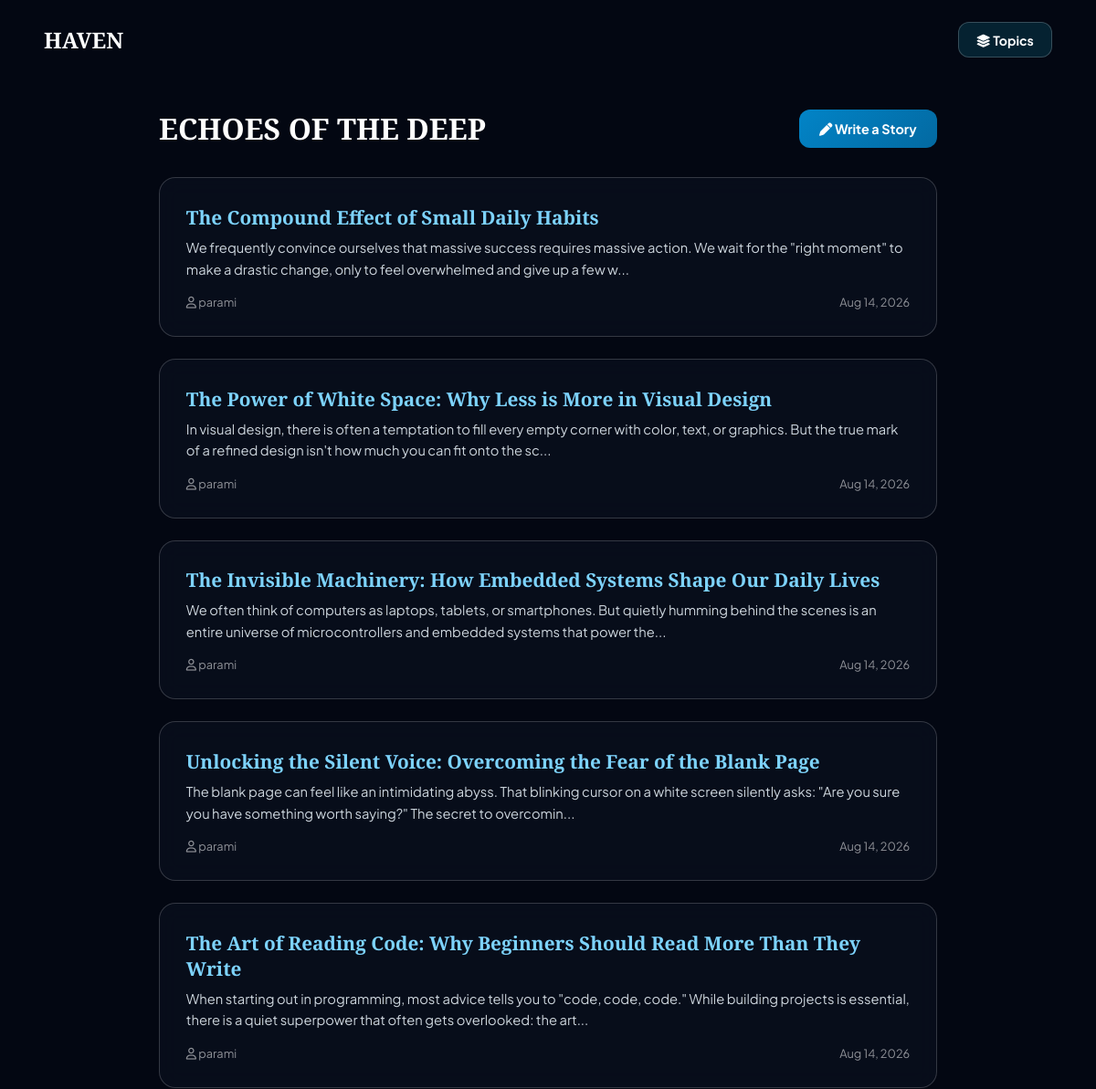
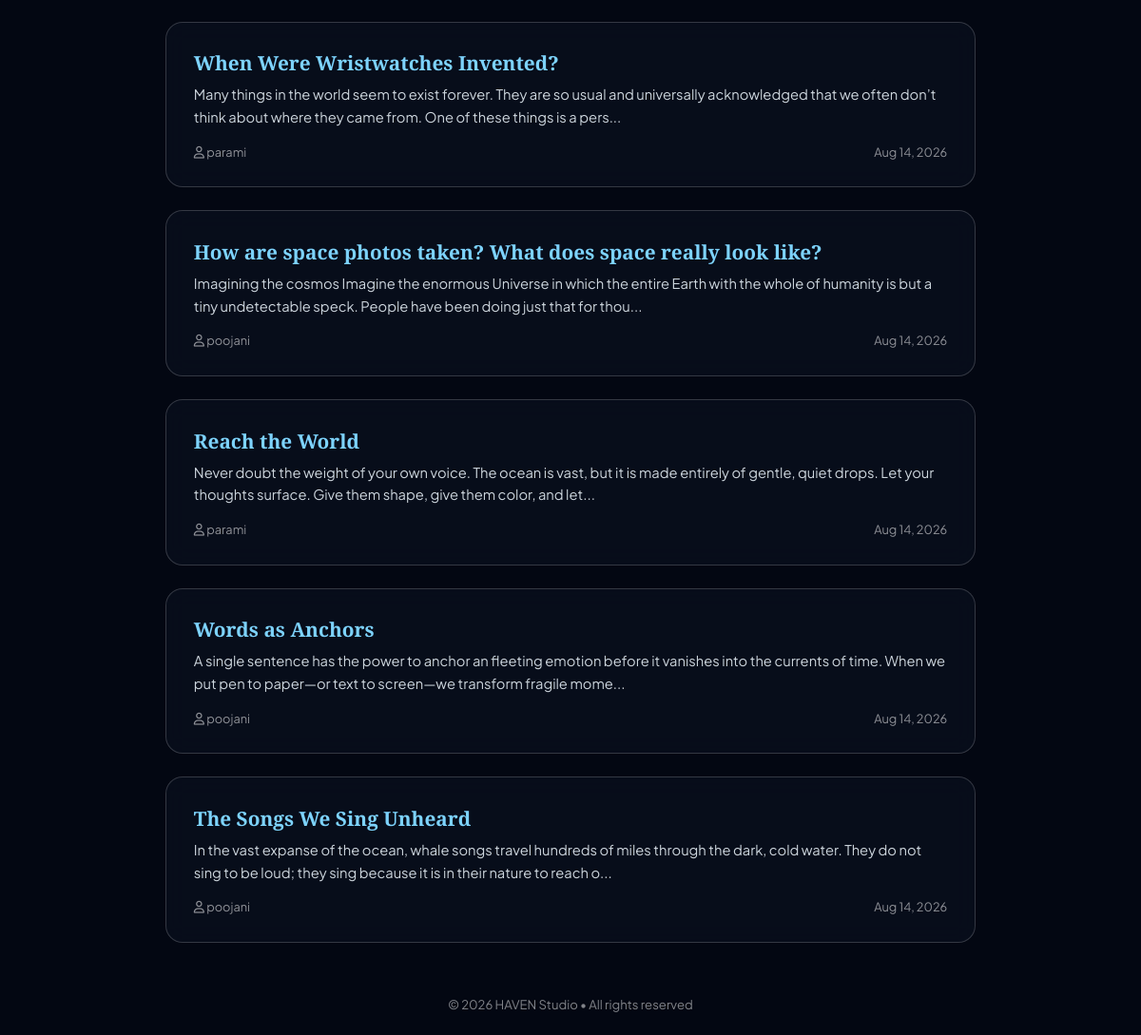
Screenshot of /blog_posts.php with the database file from the repository (2 pictures, top to bottom).
### tables this page shows
CREATE TABLE `blogpost` (
  `id` int(11) NOT NULL,
  `user_id` int(11) NOT NULL,
  `title` varchar(255) NOT NULL,
  `content` text NOT NULL,
  `created_at` timestamp NOT NULL DEFAULT current_timestamp(),
  `updated_at` timestamp NOT NULL DEFAULT current_timestamp() ON UPDATE current_timestamp(),
  `category` varchar(50) DEFAULT 'General'
);

CREATE TABLE `user` (
  `id` int(11) NOT NULL,
  `username` varchar(50) NOT NULL,
  `email` varchar(100) NOT NULL,
  `password` varchar(255) NOT NULL,
  `role` varchar(20) DEFAULT 'user'
);

### blog_posts.php (the view, shortened to what this page needs)
<?php
require_once 'db.php';
$category = $_GET['category'] ?? '';
if (!empty($category)) {
    $stmt = $conn->prepare("SELECT blogPost.*, user.username FROM blogPost JOIN user ON blogPost.user_id = user.id WHERE blogPost.category = ? ORDER BY blogPost.created_at DESC");
    $stmt->bind_param("s", $category);
    $stmt->execute();
    $result = $stmt->get_result();
} else {
    $query = "SELECT blogPost.*, user.username FROM blogPost JOIN user ON blogPost.user_id = user.id ORDER BY blogPost.created_at DESC";
    $result = $conn->query($query);
}
?>
<!DOCTYPE html>
<html lang="en">
<head>
    <link rel="stylesheet" href="https://cdnjs.cloudflare.com/ajax/libs/font-awesome/6.4.0/css/all.min.css">
</head>
<body>
    <header class="header-bar">
        <a href="index.php" class="logo">HAVEN</a>
        <a href="aesthetic.php" class="btn-nav"><i class="fa-solid fa-layer-group"></i> Topics</a>
    </header>
    <main class="main-container">
        <div class="top-action-bar">
            <h1 class="page-title"><?= !empty($category) ? htmlspecialchars($category) : 'ECHOES OF THE DEEP'; ?></h1>
            <a href="create_post.php?category=<?= urlencode($category); ?>" class="btn-create">
                <i class="fa-solid fa-pen"></i> Write a <?= !empty($category) ? htmlspecialchars($category) : ''; ?> Story
            </a>
        </div>
        <div class="blog-list">
            <?php if ($result && $result->num_rows > 0): ?>
                <?php while ($post = $result->fetch_assoc()): ?>
                    <a href="single_post.php?id=<?= $post['id']; ?>" class="blog-card">
                        <h3><?= htmlspecialchars($post['title']); ?></h3>
                        <p><?= htmlspecialchars(substr($post['content'], 0, 180)) . '...'; ?></p>
                        <div class="blog-meta">
                            <span><i class="fa-regular fa-user"></i> <?= htmlspecialchars($post['username']); ?></span>
                            <span><?= date('M j, Y', strtotime($post['created_at'])); ?></span>
                        </div>
                    </a>
                <?php endwhile; ?>
            <?php else: ?>
                <p style="text-align: center; color: rgba(255,255,255,0.6); padding: 3rem 0;">
                    No reflections in this topic yet. Be the first to share one!
                </p>
            <?php endif; ?>
        </div>
    </main>
    <footer>
        <p>&copy; <?= date('Y'); ?> HAVEN Studio • All rights reserved</p>
    </footer>
</body>
</html>

### blog_posts.php (style rules this page uses)
* { box-sizing: border-box; margin: 0; padding: 0; font-family: 'Plus Jakarta Sans', sans-serif; }
body { background: #030712; color: #ffffff; min-height: 100vh; display: flex; flex-direction: column; justify-content: space-between; }
.header-bar { width: 100%; padding: 1.5rem 3rem; display: flex; justify-content: space-between; align-items: center; }
.header-bar .logo { font-size: 1.5rem; font-weight: 800; color: #ffffff; text-decoration: none; font-family: 'Cinzel', serif; }
.btn-nav { padding: 0.6rem 1.2rem; border-radius: 12px; border: 1px solid rgba(255, 255, 255, 0.2); background: rgba(14, 116, 144, 0.25); color: #ffffff; font-weight: 700; font-size: 0.88rem; text-decoration: none; }
.main-container { max-width: 900px; margin: 2rem auto; padding: 0 1.5rem; width: 100%; flex: 1; }
.top-action-bar { display: flex; justify-content: space-between; align-items: center; margin-bottom: 2rem; flex-wrap: wrap; gap: 1rem; }
.page-title { font-family: 'Cinzel', serif; font-size: 2rem; }
.btn-create { background: linear-gradient(135deg, #0284c7 0%, #0369a1 100%); color: #ffffff; padding: 0.75rem 1.4rem; border-radius: 12px; text-decoration: none; font-weight: 700; font-size: 0.9rem; }
.blog-list { display: flex; flex-direction: column; gap: 1.5rem; }
.blog-card { background: rgba(15, 23, 42, 0.4); backdrop-filter: blur(12px); border: 1px solid rgba(255, 255, 255, 0.18); border-radius: 18px; padding: 1.8rem; text-decoration: none; color: #ffffff; transition: transform 0.3s ease; }
.blog-card h3 { font-family: 'Cinzel', serif; font-size: 1.3rem; margin-bottom: 0.5rem; color: #7dd3fc; }
.blog-card p { font-size: 0.92rem; color: rgba(240, 249, 255, 0.85); line-height: 1.6; margin-bottom: 1rem; }
.blog-meta { font-size: 0.8rem; color: rgba(255, 255, 255, 0.55); display: flex; justify-content: space-between; }
footer { text-align: center; padding: 1.5rem; color: rgba(255, 255, 255, 0.5); font-size: 0.82rem; }

### rows the page displays
blogpost: title "The Compound Effect of Small Daily Habits", content "We frequently convince ourselves that massive success requires massive action. We wait for the \"right moment\" to make a drastic change, only to feel overwhelmed and give up a few w", user.username "parami", created_at "Aug 14, 2026"
blogpost: title "The Power of White Space: Why Less is More in Visual Design", content "In visual design, there is often a temptation to fill every empty corner with color, text, or graphics. But the true mark of a refined design isn't how much you can fit onto the sc", user.username "parami", created_at "Aug 14, 2026"
blogpost: title "The Invisible Machinery: How Embedded Systems Shape Our Daily Lives", content "We often think of computers as laptops, tablets, or smartphones. But quietly humming behind the scenes is an entire universe of microcontrollers and embedded systems that power the", user.username "parami", created_at "Aug 14, 2026"
blogpost: title "Unlocking the Silent Voice: Overcoming the Fear of the Blank Page", content "The blank page can feel like an intimidating abyss. That blinking cursor on a white screen silently asks: \"Are you sure you have something worth saying?\" The secret to overcomin", user.username "parami", created_at "Aug 14, 2026"
blogpost: title "The Art of Reading Code: Why Beginners Should Read More Than They Write", content "When starting out in programming, most advice tells you to \"code, code, code.\" While building projects is essential, there is a quiet superpower that often gets overlooked: the art", user.username "parami", created_at "Aug 14, 2026"
blogpost: title "When Were Wristwatches Invented?", content "Many things in the world seem to exist forever. They are so usual and universally acknowledged that we often don’t think about where they came from. One of these things is a pers", user.username "parami", created_at "Aug 14, 2026"
blogpost: title "How are space photos taken? What does space really look like?", content "Imagining the cosmos Imagine the enormous Universe in which the entire Earth with the whole of humanity is but a tiny undetectable speck. People have been doing just that for thou", user.username "poojani", created_at "Aug 14, 2026"
blogpost: title "Reach the World", content "Never doubt the weight of your own voice. The ocean is vast, but it is made entirely of gentle, quiet drops. Let your thoughts surface. Give them shape, give them color, and let", user.username "parami", created_at "Aug 14, 2026"
blogpost: title "Words as Anchors", content "A single sentence has the power to anchor an fleeting emotion before it vanishes into the currents of time. When we put pen to paper—or text to screen—we transform fragile mome", user.username "poojani", created_at "Aug 14, 2026"
blogpost: title "The Songs We Sing Unheard", content "In the vast expanse of the ocean, whale songs travel hundreds of miles through the dark, cold water. They do not sing to be loud; they sing because it is in their nature to reach o", user.username "poojani", created_at "Aug 14, 2026"
